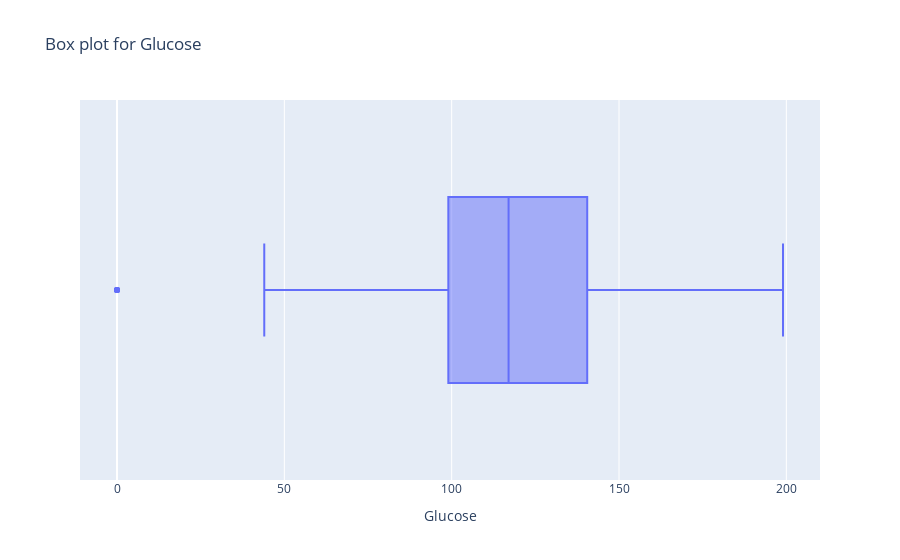

The notebook cell saved with this chart:
### Markdown cell above
#### 3.Glucose

### Code cell
make_box_plot(df,"Glucose")

### Figure 1 — Plotly figure (JSON) as saved in the notebook; plotly's stock layout.template omitted (floating-point values rounded to 4 significant figures; data arrays with more than 128 entries replaced by an {"elided": "..."} marker saying what was removed)
{"data": [{"alignmentgroup": "True", "boxpoints": "outliers", "hovertemplate": "Glucose=%{x}<extra></extra>", "legendgroup": "", "marker": {"color": "#636efa"}, "name": "", "notched": false, "offsetgroup": "", "orientation": "h", "showlegend": false, "type": "box", "x": {"elided": "768 int values"}, "x0": " ", "xaxis": "x", "y0": " ", "yaxis": "y"}], "layout": {"autosize": true, "boxmode": "group", "legend": {"tracegroupgap": 0}, "title": {"text": "Box plot for Glucose"}, "xaxis": {"anchor": "y", "autorange": true, "domain": [0, 1], "range": [-11.06, 210.1], "title": {"text": "Glucose"}, "type": "linear"}, "yaxis": {"anchor": "x", "autorange": true, "domain": [0, 1], "range": [-0.5, 0.5], "type": "category"}}}
